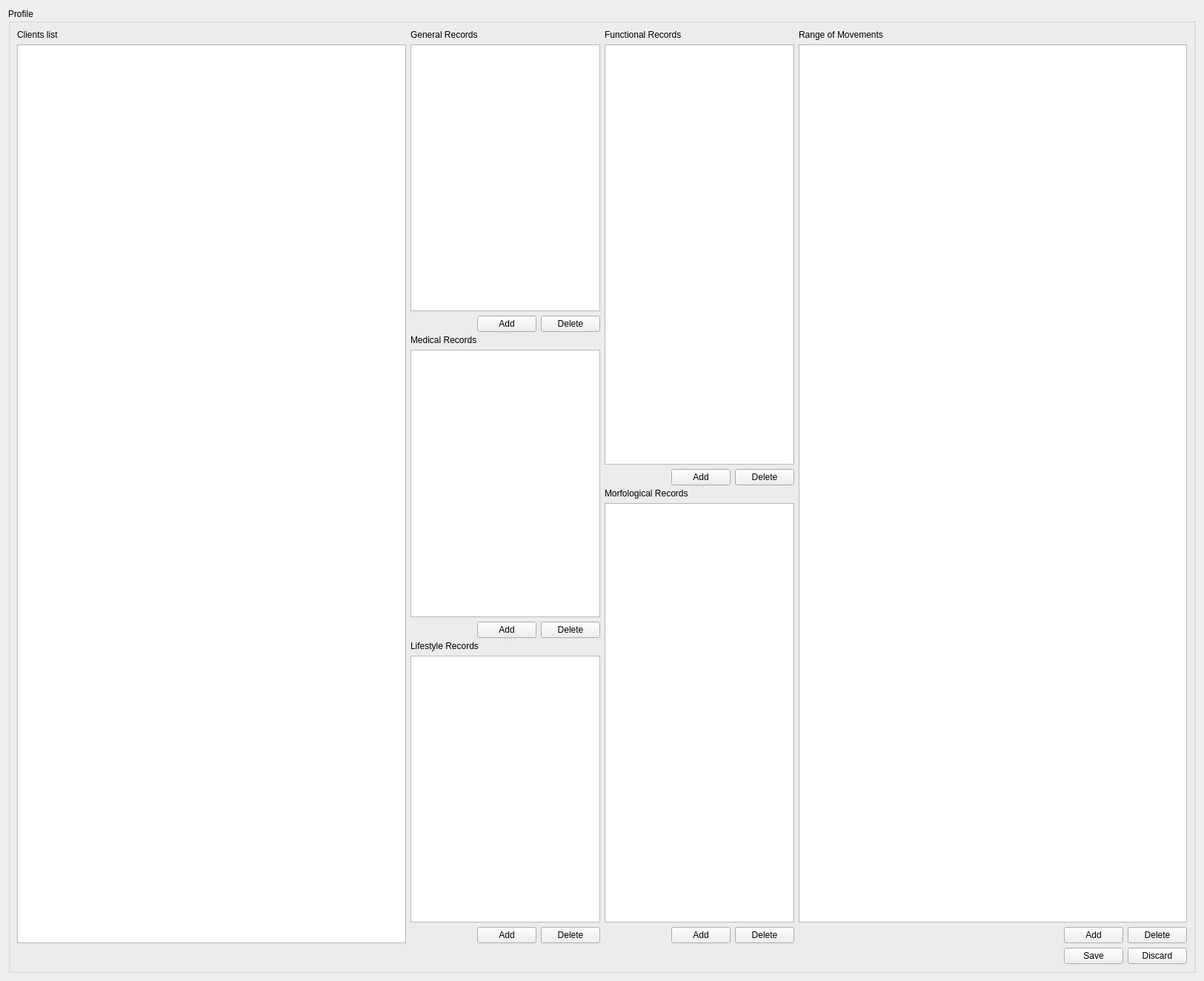
<?xml version="1.0" encoding="UTF-8"?>
<ui version="4.0">
 <class>TrainerClientInfoWidget</class>
 <widget class="QWidget" name="TrainerClientInfoWidget">
  <property name="geometry">
   <rect>
    <x>0</x>
    <y>0</y>
    <width>1625</width>
    <height>1324</height>
   </rect>
  </property>
  <layout class="QGridLayout" name="gridLayout_2">
   <item row="0" column="0">
    <widget class="QGroupBox" name="groupBox">
     <property name="sizePolicy">
      <sizepolicy hsizetype="Expanding" vsizetype="Expanding">
       <horstretch>0</horstretch>
       <verstretch>0</verstretch>
      </sizepolicy>
     </property>
     <property name="title">
      <string>Profile </string>
     </property>
     <layout class="QGridLayout" name="gridLayout">
      <item row="0" column="0">
       <layout class="QHBoxLayout" name="horizontalLayout_2">
        <item>
         <layout class="QVBoxLayout" name="verticalLayout_3">
          <item>
           <layout class="QVBoxLayout" name="verticalLayout_12">
            <item>
             <widget class="QLabel" name="label_7">
              <property name="text">
               <string>Clients list</string>
              </property>
             </widget>
            </item>
            <item>
             <widget class="QTableView" name="clientTable">
              <property name="sizePolicy">
               <sizepolicy hsizetype="Expanding" vsizetype="Expanding">
                <horstretch>0</horstretch>
                <verstretch>0</verstretch>
               </sizepolicy>
              </property>
             </widget>
            </item>
            <item>
             <layout class="QHBoxLayout" name="horizontalLayout_10"/>
            </item>
           </layout>
          </item>
         </layout>
        </item>
        <item>
         <widget class="QSplitter" name="splitter_3">
          <property name="orientation">
           <enum>Qt::Orientation::Vertical</enum>
          </property>
          <widget class="QWidget" name="verticalLayoutWidget_2">
           <layout class="QVBoxLayout" name="verticalLayout_7">
            <item>
             <widget class="QLabel" name="label_2">
              <property name="text">
               <string>General Records</string>
              </property>
             </widget>
            </item>
            <item>
             <widget class="QTableView" name="generalRecords"/>
            </item>
            <item>
             <layout class="QHBoxLayout" name="horizontalLayout_5">
              <item>
               <spacer name="horizontalSpacer_4">
                <property name="orientation">
                 <enum>Qt::Orientation::Horizontal</enum>
                </property>
                <property name="sizeHint" stdset="0">
                 <size>
                  <width>40</width>
                  <height>20</height>
                 </size>
                </property>
               </spacer>
              </item>
              <item>
               <widget class="QPushButton" name="addGenButton">
                <property name="text">
                 <string>Add</string>
                </property>
               </widget>
              </item>
              <item>
               <widget class="QPushButton" name="delGenButton">
                <property name="text">
                 <string>Delete</string>
                </property>
               </widget>
              </item>
             </layout>
            </item>
           </layout>
          </widget>
          <widget class="QWidget" name="verticalLayoutWidget">
           <layout class="QVBoxLayout" name="verticalLayout_2">
            <item>
             <widget class="QLabel" name="label">
              <property name="text">
               <string>Medical Records</string>
              </property>
             </widget>
            </item>
            <item>
             <widget class="QTableView" name="medRecords"/>
            </item>
            <item>
             <layout class="QHBoxLayout" name="horizontalLayout_3">
              <item>
               <spacer name="horizontalSpacer_3">
                <property name="orientation">
                 <enum>Qt::Orientation::Horizontal</enum>
                </property>
                <property name="sizeHint" stdset="0">
                 <size>
                  <width>40</width>
                  <height>20</height>
                 </size>
                </property>
               </spacer>
              </item>
              <item>
               <widget class="QPushButton" name="addMedButton">
                <property name="text">
                 <string>Add</string>
                </property>
               </widget>
              </item>
              <item>
               <widget class="QPushButton" name="delMedButton">
                <property name="text">
                 <string>Delete</string>
                </property>
               </widget>
              </item>
             </layout>
            </item>
           </layout>
          </widget>
          <widget class="QWidget" name="verticalLayoutWidget_3">
           <layout class="QVBoxLayout" name="verticalLayout_8">
            <item>
             <widget class="QLabel" name="label_3">
              <property name="text">
               <string>Lifestyle Records</string>
              </property>
             </widget>
            </item>
            <item>
             <widget class="QSplitter" name="splitter">
              <property name="orientation">
               <enum>Qt::Orientation::Vertical</enum>
              </property>
              <widget class="QTableView" name="lifeStylerecords"/>
             </widget>
            </item>
            <item>
             <layout class="QHBoxLayout" name="horizontalLayout_6">
              <item>
               <spacer name="horizontalSpacer_2">
                <property name="orientation">
                 <enum>Qt::Orientation::Horizontal</enum>
                </property>
                <property name="sizeHint" stdset="0">
                 <size>
                  <width>40</width>
                  <height>20</height>
                 </size>
                </property>
               </spacer>
              </item>
              <item>
               <widget class="QPushButton" name="addLifeButton">
                <property name="text">
                 <string>Add</string>
                </property>
               </widget>
              </item>
              <item>
               <widget class="QPushButton" name="delLifeButton">
                <property name="text">
                 <string>Delete</string>
                </property>
               </widget>
              </item>
             </layout>
            </item>
           </layout>
          </widget>
         </widget>
        </item>
        <item>
         <layout class="QVBoxLayout" name="verticalLayout_4"/>
        </item>
        <item>
         <widget class="QSplitter" name="splitter_4">
          <property name="orientation">
           <enum>Qt::Orientation::Vertical</enum>
          </property>
          <widget class="QWidget" name="verticalLayoutWidget_5">
           <layout class="QVBoxLayout" name="verticalLayout_10">
            <item>
             <widget class="QLabel" name="label_5">
              <property name="text">
               <string>Functional Records</string>
              </property>
             </widget>
            </item>
            <item>
             <widget class="QSplitter" name="splitter_2">
              <property name="orientation">
               <enum>Qt::Orientation::Vertical</enum>
              </property>
              <widget class="QTableView" name="functionalRecords"/>
             </widget>
            </item>
            <item>
             <layout class="QHBoxLayout" name="horizontalLayout_8">
              <item>
               <spacer name="horizontalSpacer_5">
                <property name="orientation">
                 <enum>Qt::Orientation::Horizontal</enum>
                </property>
                <property name="sizeHint" stdset="0">
                 <size>
                  <width>40</width>
                  <height>20</height>
                 </size>
                </property>
               </spacer>
              </item>
              <item>
               <widget class="QPushButton" name="addFuctionalButton">
                <property name="text">
                 <string>Add</string>
                </property>
               </widget>
              </item>
              <item>
               <widget class="QPushButton" name="delFunctionalButton">
                <property name="text">
                 <string>Delete</string>
                </property>
               </widget>
              </item>
             </layout>
            </item>
           </layout>
          </widget>
          <widget class="QWidget" name="verticalLayoutWidget_4">
           <layout class="QVBoxLayout" name="verticalLayout_9">
            <item>
             <widget class="QLabel" name="label_4">
              <property name="text">
               <string>Morfological Records</string>
              </property>
             </widget>
            </item>
            <item>
             <widget class="QTableView" name="morfoRecords"/>
            </item>
            <item>
             <layout class="QHBoxLayout" name="horizontalLayout_7">
              <item>
               <spacer name="horizontalSpacer_6">
                <property name="orientation">
                 <enum>Qt::Orientation::Horizontal</enum>
                </property>
                <property name="sizeHint" stdset="0">
                 <size>
                  <width>40</width>
                  <height>20</height>
                 </size>
                </property>
               </spacer>
              </item>
              <item>
               <widget class="QPushButton" name="addMorfoButton">
                <property name="text">
                 <string>Add</string>
                </property>
               </widget>
              </item>
              <item>
               <widget class="QPushButton" name="delMorfoButton">
                <property name="text">
                 <string>Delete</string>
                </property>
               </widget>
              </item>
             </layout>
            </item>
           </layout>
          </widget>
         </widget>
        </item>
        <item>
         <layout class="QVBoxLayout" name="verticalLayout_5"/>
        </item>
        <item>
         <layout class="QVBoxLayout" name="verticalLayout_11">
          <item>
           <widget class="QLabel" name="label_6">
            <property name="text">
             <string>Range of Movements</string>
            </property>
           </widget>
          </item>
          <item>
           <widget class="QTableView" name="romRecords"/>
          </item>
          <item>
           <layout class="QHBoxLayout" name="horizontalLayout_9">
            <item>
             <spacer name="horizontalSpacer_7">
              <property name="orientation">
               <enum>Qt::Orientation::Horizontal</enum>
              </property>
              <property name="sizeHint" stdset="0">
               <size>
                <width>40</width>
                <height>20</height>
               </size>
              </property>
             </spacer>
            </item>
            <item>
             <widget class="QPushButton" name="addROMButton">
              <property name="text">
               <string>Add</string>
              </property>
             </widget>
            </item>
            <item>
             <widget class="QPushButton" name="delROMButton">
              <property name="text">
               <string>Delete</string>
              </property>
             </widget>
            </item>
           </layout>
          </item>
         </layout>
        </item>
        <item>
         <layout class="QVBoxLayout" name="verticalLayout_6"/>
        </item>
       </layout>
      </item>
      <item row="1" column="0">
       <layout class="QHBoxLayout" name="horizontalLayout_11">
        <item>
         <spacer name="horizontalSpacer">
          <property name="orientation">
           <enum>Qt::Orientation::Horizontal</enum>
          </property>
          <property name="sizeHint" stdset="0">
           <size>
            <width>40</width>
            <height>20</height>
           </size>
          </property>
         </spacer>
        </item>
        <item>
         <widget class="QPushButton" name="saveButton">
          <property name="text">
           <string>Save</string>
          </property>
         </widget>
        </item>
        <item>
         <widget class="QPushButton" name="discardButton">
          <property name="text">
           <string>Discard</string>
          </property>
         </widget>
        </item>
       </layout>
      </item>
     </layout>
    </widget>
   </item>
  </layout>
 </widget>
 <resources/>
 <connections/>
</ui>
